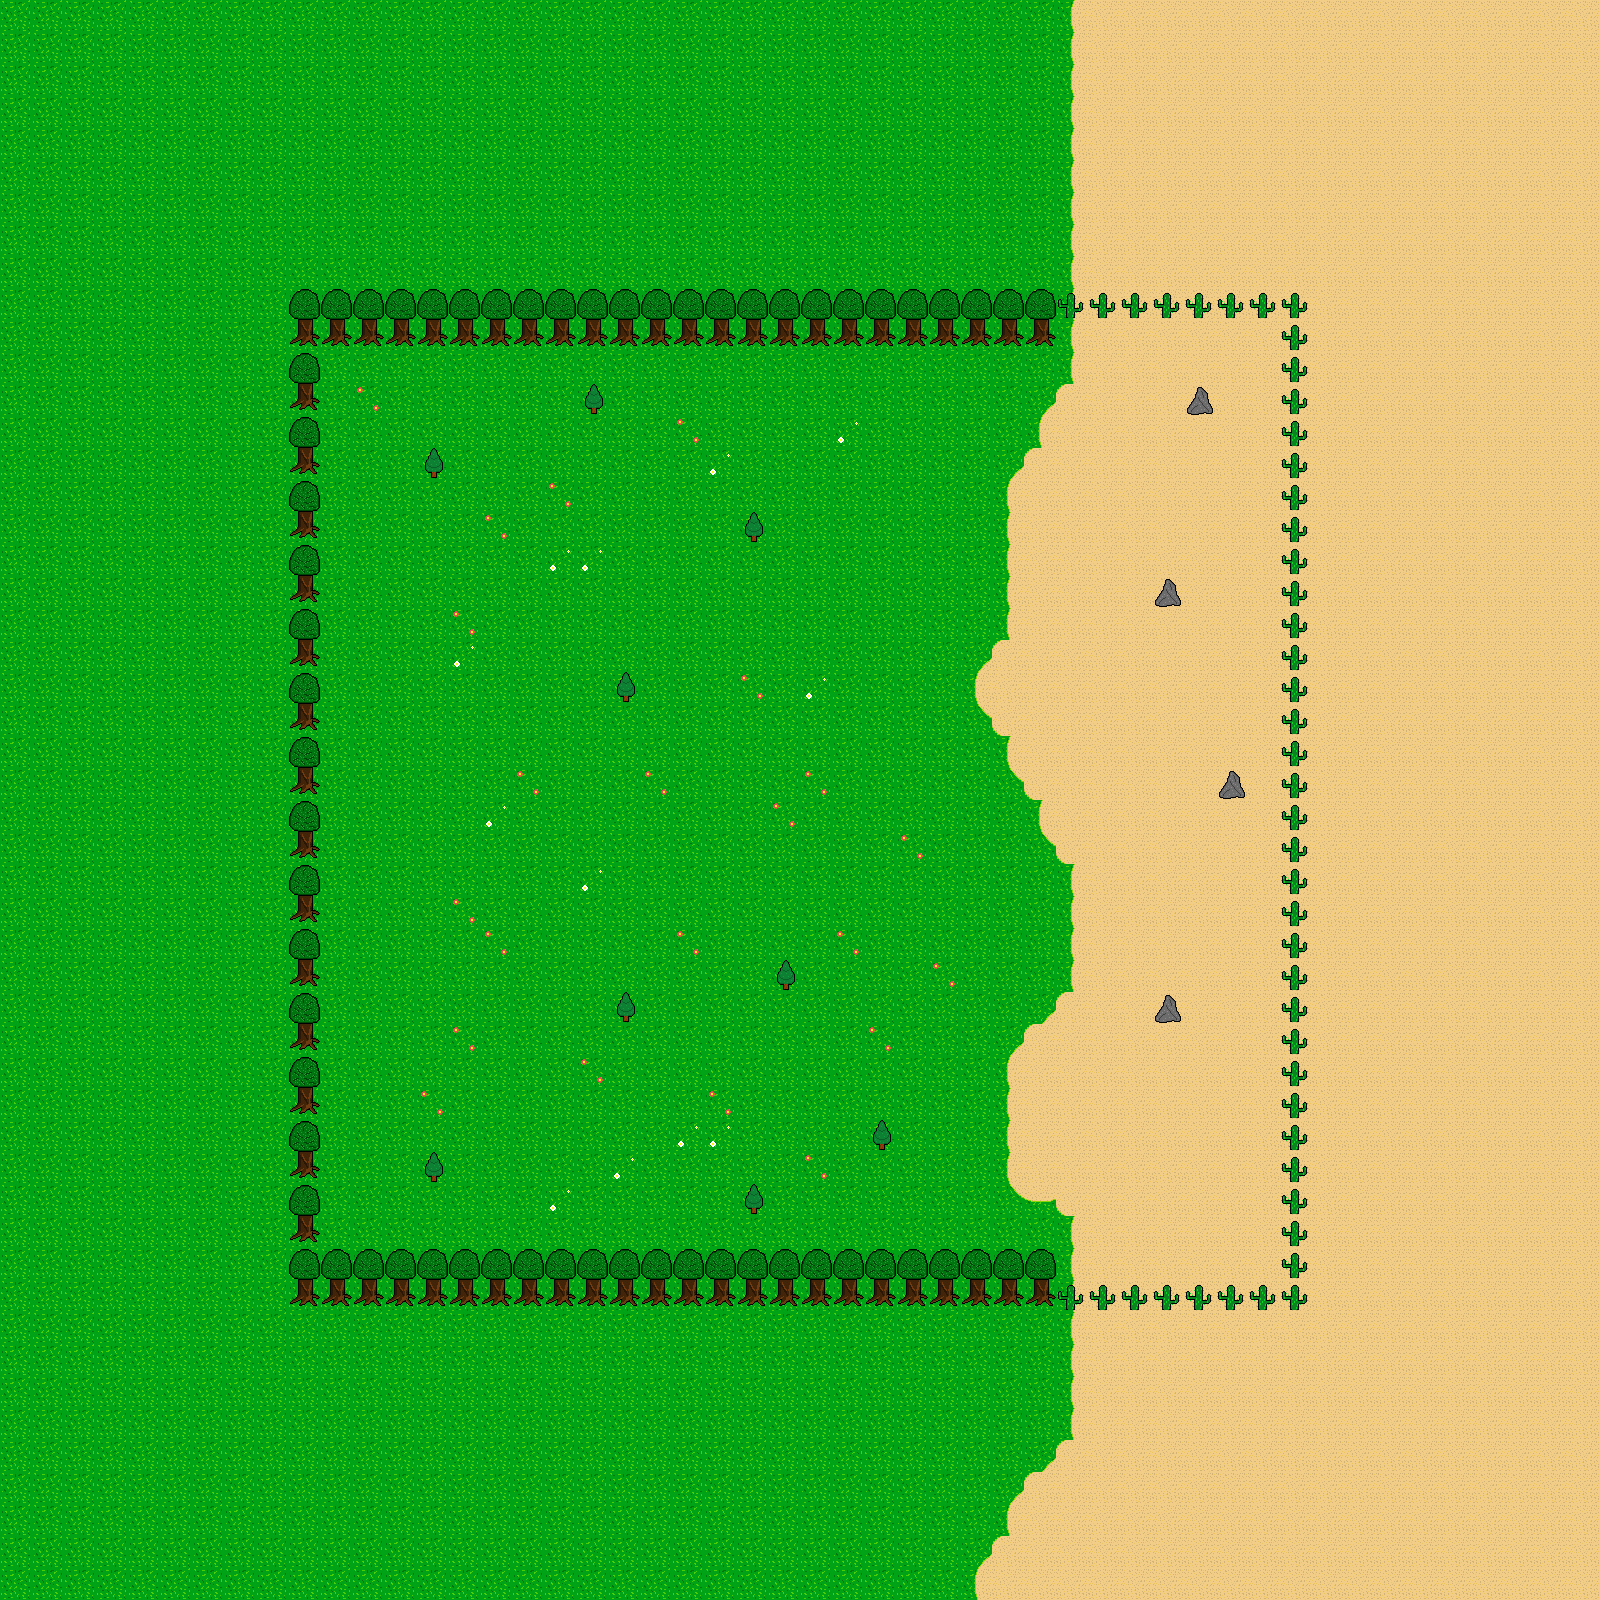

A level layout from a 2D game, rendered from its tile map. Below: a short description, then the map file with tile-grid data replaced by summaries:
An orthogonal 50x50 tile map with 32x32 px tiles, 3 tile layers (Background, Ground, Decoration) and 20 objects.

<map version="1.0" tiledversion="1.0.1" orientation="orthogonal" renderorder="left-down" width="50" height="50" tilewidth="32" tileheight="32" nextobjectid="25">
 <tileset firstgid="1" name="tileset1" tilewidth="32" tileheight="32" tilecount="256" columns="16">
  <image source="tileset1.png" width="512" height="512" />
 </tileset>
 <layer name="Background" width="50" height="50">
  <data>[2500 cells, 2500 non-empty, 4 distinct tile ids]</data>
 </layer>
 <layer name="Ground" width="50" height="50">
  <data>[2500 cells, 252 non-empty, 12 distinct tile ids]</data>
 </layer>
 <layer name="Decoration" width="50" height="50">
  <data>[2500 cells, 2 non-empty, 1 distinct tile ids]</data>
 </layer>
 <objectgroup name="MAP_COLLISION">
  <object id="5" x="576" y="384" width="32" height="32" />
  <object id="6" x="416" y="448" width="32" height="32" />
  <object id="7" x="608" y="672" width="32" height="32" />
  <object id="8" x="736" y="512" width="32" height="32" />
  <object id="9" x="1152" y="576" width="32" height="32" />
  <object id="10" x="1184" y="384" width="32" height="32" />
  <object id="11" x="1216" y="768" width="32" height="32" />
  <object id="12" x="1152" y="992" width="32" height="32" />
  <object id="13" x="768" y="960" width="32" height="32" />
  <object id="14" x="608" y="992" width="32" height="32" />
  <object id="15" x="416" y="1152" width="32" height="32" />
  <object id="16" x="736" y="1184" width="32" height="32" />
  <object id="17" x="864" y="1120" width="32" height="32" />
  <object id="18" x="1280" y="288" width="32" height="1024" />
  <object id="19" x="288" y="1280" width="992" height="32" />
  <object id="20" x="288" y="288" width="32" height="992" />
  <object id="21" x="320" y="1248" width="704" height="32" />
  <object id="22" x="1024" y="1248" width="32" height="32" />
  <object id="23" x="320" y="288" width="736" height="64" />
  <object id="24" x="1056" y="288" width="256" height="32" />
 </objectgroup>
</map>